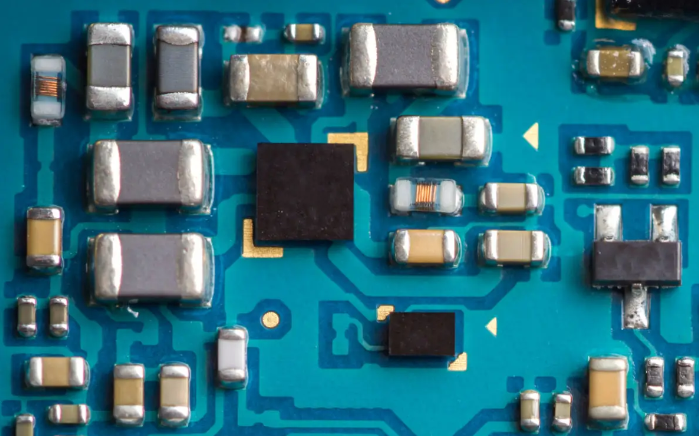
#> input picture л7/pl.png, 699 x 436 px
$ jupyter execute 'л7.ipynb'
#> lines starting #> are read from the running program, lines starting #| are printed output that depends on the picture
[cell 1]
from matplotlib.image import imread
import matplotlib.pyplot as plt
import numpy as np
import cv2

[cell 2]
image_file = 'pl.png'
input_image = imread(image_file)  # this is the array representation of the input image
#> input_image is the input picture: shape (436, 699, 3) float32; mean R, G, B 0.183, 0.432, 0.488
[nx, ny, nz] = np.shape(input_image)  # nx: height, ny: width, nz: colors (RGB)
#> nx = 436; ny = 699; nz = 3

r_img, g_img, b_img = input_image[:, :, 0], input_image[:, :, 1], input_image[:, :, 2]
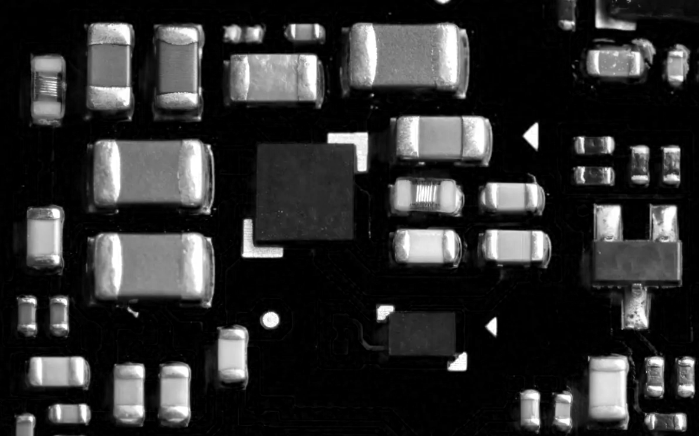
#> r_img: shape (436, 699) float32; min 0, max 1, mean 0.183
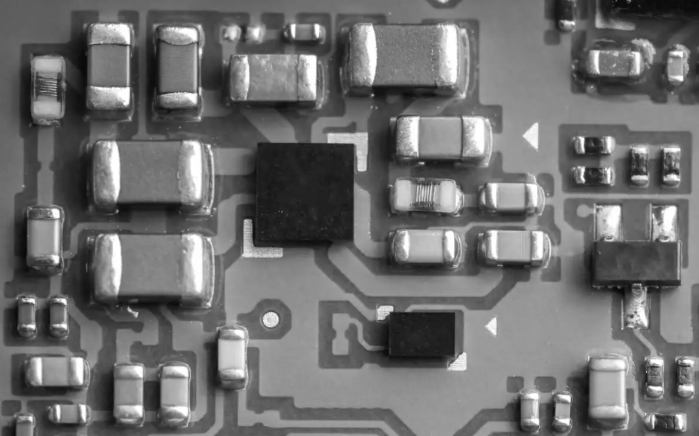
#> g_img: shape (436, 699) float32; min 0.0314, max 1, mean 0.432
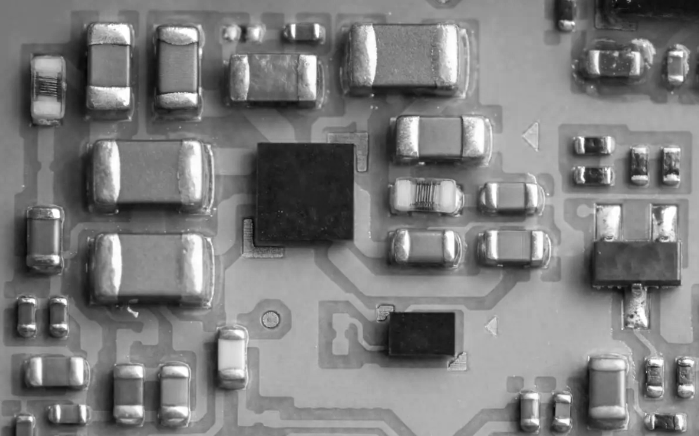
#> b_img: shape (436, 699) float32; min 0.0275, max 1, mean 0.488


gamma = 1.400
r_const, g_const, b_const = 0.2126, 0.7152, 0.0722
grayscale_image = r_const * r_img ** gamma + g_const * g_img ** gamma + b_const * b_img ** gamma
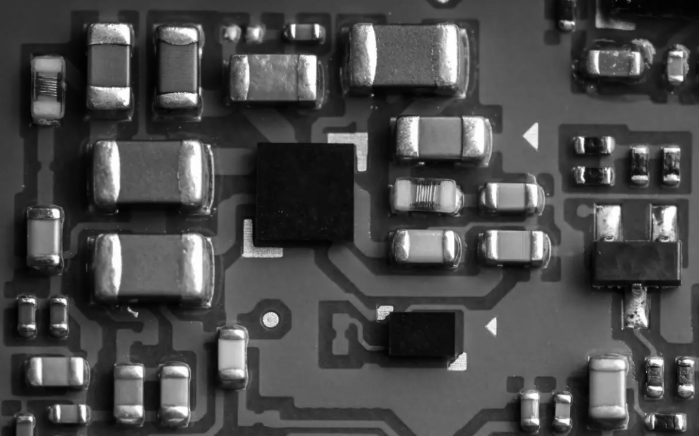
#> grayscale_image: shape (436, 699) float32; min 0.00798, max 1, mean 0.292


fig1 = plt.figure(1)
ax1, ax2 = fig1.add_subplot(121), fig1.add_subplot(122)
ax1.imshow(input_image)
ax2.imshow(grayscale_image, cmap=plt.get_cmap('gray'))
fig1.show()


Gx = np.array([[1.0, 0.0, -1.0], [2.0, 0.0, -2.0], [1.0, 0.0, -1.0]])
Gy = np.array([[1.0, 2.0, 1.0], [0.0, 0.0, 0.0], [-1.0, -2.0, -1.0]])
[rows, columns] = np.shape(grayscale_image)
#> rows = 436; columns = 699
sobel_filtered_image = np.zeros(shape=(rows, columns))

for i in range(rows - 2):
    for j in range(columns - 2):
        gx = np.sum(np.multiply(Gx, grayscale_image[i:i + 3, j:j + 3]))
        gy = np.sum(np.multiply(Gy, grayscale_image[i:i + 3, j:j + 3]))
        sobel_filtered_image[i + 1, j + 1] = np.sqrt(gx ** 2 + gy ** 2)
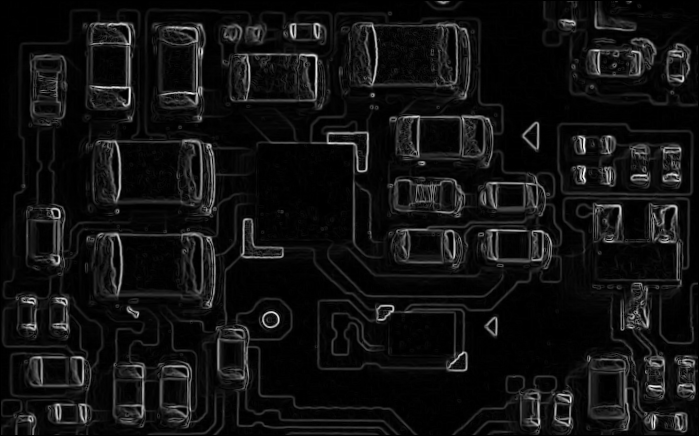
#> sobel_filtered_image: shape (436, 699) float64; min 0, max 3.07, mean 0.212; drawn with min black and max white


fig2 = plt.figure(2)
ax1, ax2 = fig2.add_subplot(121), fig2.add_subplot(122)
ax1.imshow(input_image)
ax2.imshow(sobel_filtered_image, cmap=plt.get_cmap('gray'))
fig2.show()
